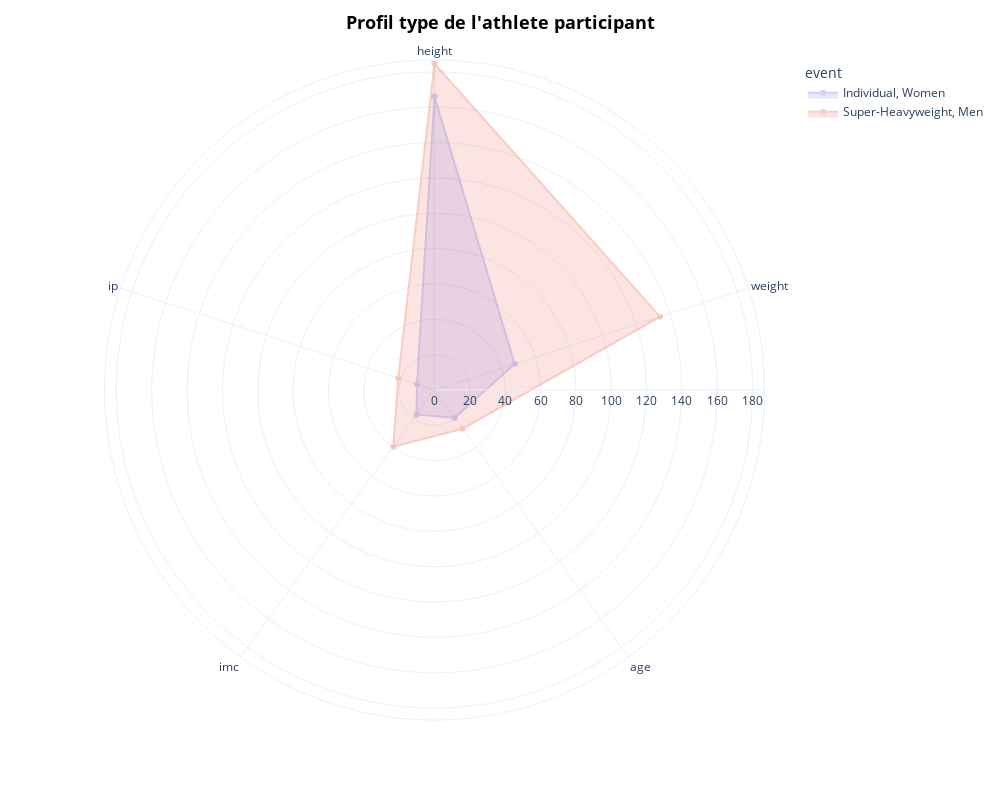

This figure's notebook cell:
### Code cell
fig = px.line_polar(
    resultat_extremes_long,
    r='valeur',
    theta='attribut',
    color='event',
    line_close=True,
    markers=True,
    template='plotly_white',
    #range_r=[0, 10],  # fixe une échelle commune

)

fig.update_traces(
    fill='toself', 
    opacity=0.3)

fig.update_layout(go.Layout(
    title=go.layout.Title(
        text="<b>Profil type de l'athlete participant</b>",
        x=0.5,
        y=0.98,
        font=dict(
            size = 18,
            color="black"
        )
    )
))

fig.update_layout(
    width=1000,
    height=800
)



fig.show()

### Figure 1 — Plotly figure (JSON) as saved in the notebook; plotly's stock layout.template omitted (floating-point values rounded to 4 significant figures)
{"data": [{"fill": "toself", "hovertemplate": "event=Individual, Women<br>valeur=%{r}<br>attribut=%{theta}<extra></extra>", "legendgroup": "Individual, Women", "line": {"color": "#636efa", "dash": "solid"}, "marker": {"symbol": "circle"}, "mode": "lines+markers", "name": "Individual, Women", "opacity": 0.3, "r": [166.0, 47.67, 19.46, 17.27, 10.41, 166.0], "showlegend": true, "subplot": "polar", "theta": ["height", "weight", "age", "imc", "ip", "height"], "type": "scatterpolar"}, {"fill": "toself", "hovertemplate": "event=Super-Heavyweight, Men<br>valeur=%{r}<br>attribut=%{theta}<extra></extra>", "legendgroup": "Super-Heavyweight, Men", "line": {"color": "#EF553B", "dash": "solid"}, "marker": {"symbol": "circle"}, "mode": "lines+markers", "name": "Super-Heavyweight, Men", "opacity": 0.3, "r": [184.6, 134.2, 27.08, 39.63, 21.56, 184.6], "showlegend": true, "subplot": "polar", "theta": ["height", "weight", "age", "imc", "ip", "height"], "type": "scatterpolar"}], "layout": {"height": 800, "legend": {"title": {"text": "event"}, "tracegroupgap": 0}, "margin": {"t": 60}, "polar": {"angularaxis": {"direction": "clockwise", "rotation": 90}, "domain": {"x": [0, 1], "y": [0, 1]}}, "title": {"font": {"color": "black", "size": 18}, "text": "<b>Profil type de l'athlete participant</b>", "x": 0.5, "y": 0.98}, "width": 1000}}
